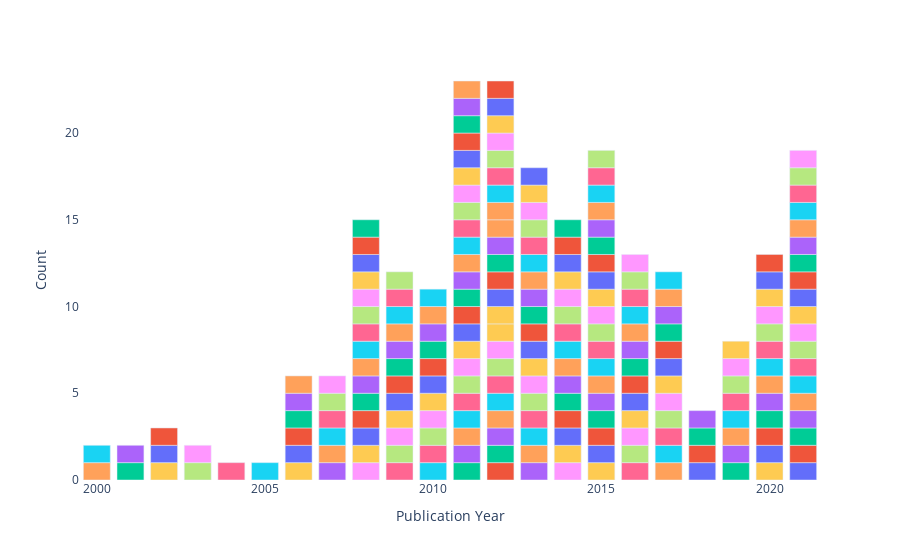

The notebook cell saved with this chart:
### Code cell
temp = dat
temp = temp.assign(Count = 1)
temp = temp.rename(columns = {'total' : 'Citations'})

fig = px.bar(temp, x = 'Publication Year', 
                 y = 'Count',
                 color = 'Document Title',
                 hover_data = ['Publication Year', 'Document Title', 'Journal Title', 'Citations'])

fig = fig.update_layout({
    'plot_bgcolor' : 'rgba(0, 0, 0, 0)',
    'paper_bgcolor' : 'rgba(0, 0, 0, 0)'})

fig.update_layout(showlegend=False)

## Static image
#Image(fig.to_image(format="png", width=400, height=250, scale=2))

fig.show()
